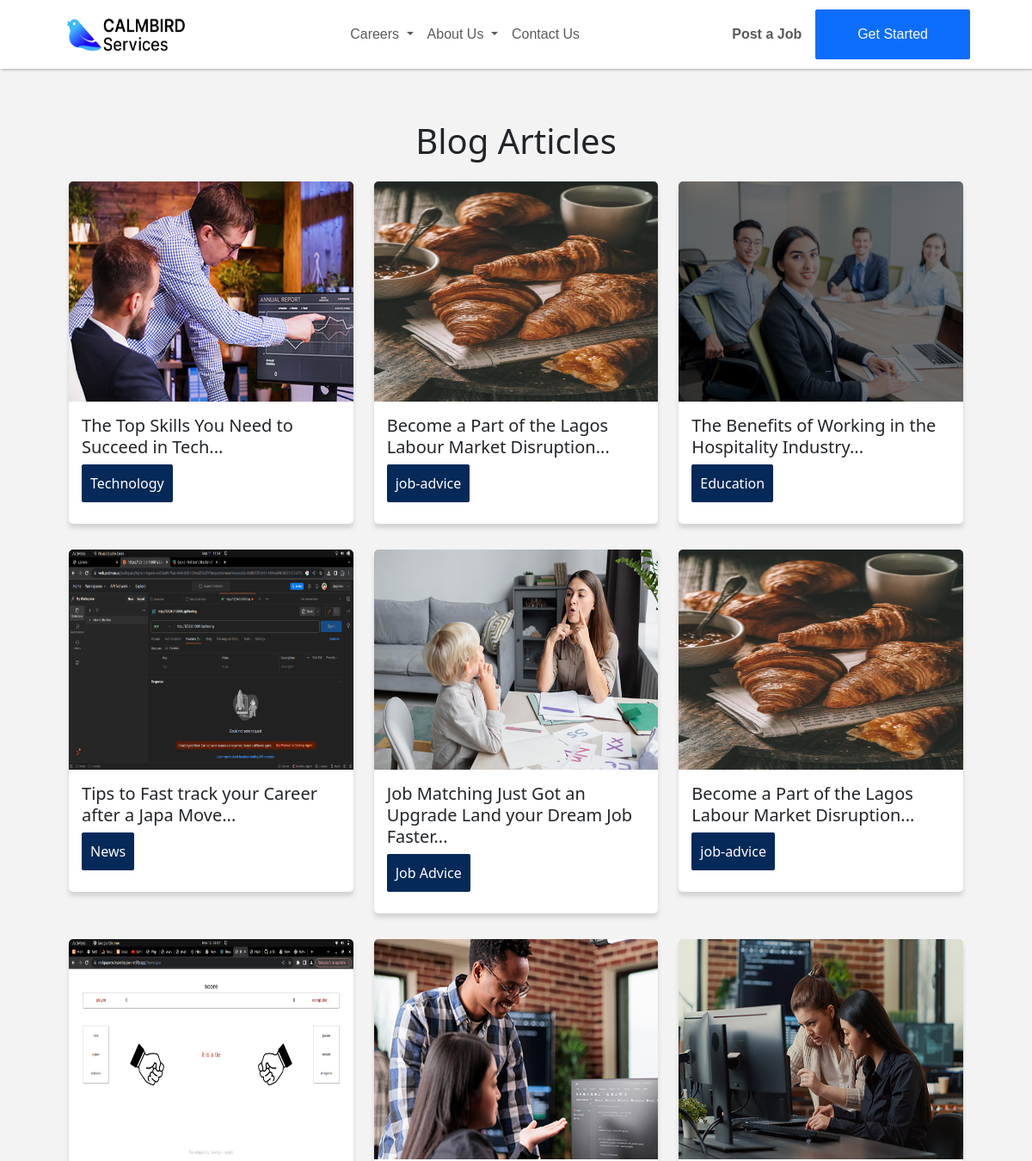
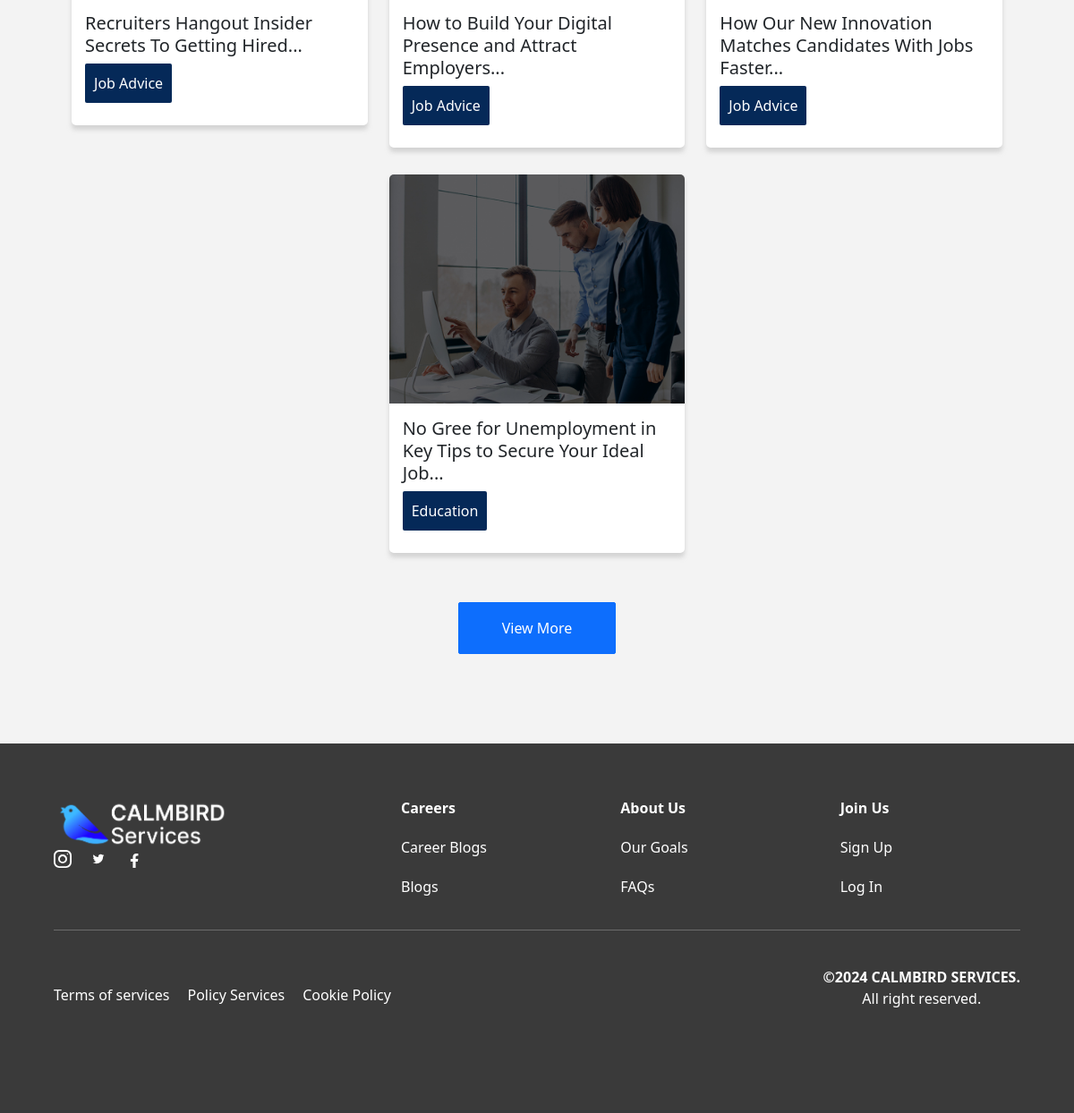
The page /pages/all-blogs.php on the database its author committed (2 pictures, top to bottom).
### tables this page shows
CREATE TABLE `blogs` (
  `id` int(11) NOT NULL,
  `blog_title` varchar(200) NOT NULL,
  `blog_category` varchar(200) NOT NULL,
  `blog_link` varchar(200) NOT NULL,
  `blog_thumbnail` varchar(200) NOT NULL,
  `status` varchar(11) NOT NULL,
  `uploaded_date` timestamp NOT NULL DEFAULT current_timestamp() ON UPDATE current_timestamp()
);

### components/show-all-blogs.php (the view, shortened to what this page needs)
<?php
require "../config/connect/connect.php";
    $sql = "SELECT * FROM `blogs` WHERE status = '1' ORDER BY RAND() LIMIT 12";
    $result = mysqli_query($con, $sql);
    if ($result  && mysqli_num_rows($result) > 0) {
        while ($row = mysqli_fetch_assoc($result)) {
            $blog_title = $row['blog_title'];
            $blog_category = $row['blog_category'];
            $blog_link = $row['blog_link'];
            $blog_thumbnail = $row['blog_thumbnail'];
            $blog_title = implode(' ', array_slice(str_word_count($blog_title, 1), 0, 15));
            echo '
            <div class="col-md-4 col-12">
                <div class="article_box">
                    <a href="'.$blog_link.'">
                        <img src="../resources/images/blog/blog'.$blog_thumbnail.'" alt="">
                        <div class="article_box-body">
                            <h1>'.$blog_title.'...</h1>
                            <p>'.$blog_category.'</p>
                        </div>
                    </a>
                </div>
            </div>
            ';
        }
    } else {
        echo '<div>No blogs available at the moment.</div>';
    }
?>

### pages/all-blogs.php (shortened to what this page needs)
<!DOCTYPE html>
<html lang="en">
<head>
    <link rel='stylesheet' type='text/css' media='screen' href='../resources/css/style.css'>
    <link href="https://cdn.jsdelivr.net/npm/bootstrap@5.3.2/dist/css/bootstrap.min.css" rel="stylesheet"
>
</head>
<body>
    <?php
        require "../components/nav.php";
    ?>
    <section class="career-body">
        <h1>Blog Articles</h1>
        <section class="article_body">
            <div class="row justify-content-center">
                <?php
                include '../components/show-all-blogs.php';
                ?>
            </div>
        </section>
        <button class="btn btn-primary" style="margin: 40px;"><a class="text-white text-decoration-none" href="../pages/all-blogs.php">View More</a></button>
    </section>
    <?php
        require "../components/footer.php";
    ?>
</body>
</html>

### components/nav.php (shortened to what this page needs)
<?php
    $active = null;
?>
<nav class="navbar navbar-expand-lg sticky-top">
    <div class="container-fluid">
        <a class="navbar-brand logo" href="../">
            <img src="../resources/images/logo.png" alt="">
        </a>
        <div class="collapse navbar-collapse" id="navbarSupportedContent">
            <ul class="navbar-nav mx-auto mb-2 mb-lg-0">
                <li class="nav-item dropdown">
                    <a class="nav-link dropdown-toggle" href="#" role="button" data-bs-toggle="dropdown"
                        aria-expanded="false">
                        Careers
                    </a>
                </li>
                <li class="nav-item dropdown">
                    <a class="nav-link dropdown-toggle" href="#" role="button" data-bs-toggle="dropdown"
                        aria-expanded="false">
                        About Us
                    </a>
                </li>
                <li class="nav-item">
                    <a class="nav-link " href="../pages/contact.php">
                        Contact Us
                    </a>
                </li>
            </ul>
            <?php
            if($active == null){
            ?>
            <ul class="navbar-nav mb-2 mb-lg-0 align-items-center">
                <li class="nav-item me-lg-2">
                    <a href="../pages/signup.php" class="nav-link"><b>Post a Job</b></a>
                </li>
                <li class="nav-item">
                    <button class="btn-primary btn">
                        <a class="text-light text-decoration-none" href="../pages/signup.php">Get Started</a>
                    </button>
                </li>
            </ul>
            <?php
                }
            ?>
        </div>
    </div>
</nav>

### components/footer.php
<footer>
        <div class="row justify-content-between">
            <div class="col-md-4">
                <div class="footer-logo-socials">
                    <img src="../resources/images/logo-white.png" class="footer-logo" alt="">
                    <div class="footer-socials">
                        <img src="../resources/images/svg/instagram.svg" alt="">
                        <img src="../resources/images/svg/twitter.svg" alt="">
                        <img src="../resources/images/svg/facebook.svg" alt="">
                    </div>
                </div>
            </div>
            <div class="col-md-8">
                <div class="row justify-content-between">
                    <div class="col-md-4">
                        <div class="footer-nav">
                            <p><b>Careers</b></p>
                            <p><a href="../pages/career.php">Career Blogs</a> </p>
                            <p><a href="../pages/all-blogs.php">Blogs</a></p>
                        </div>
                    </div>
                    <div class="col-md-4">
                        <div class="footer-nav footer-nav-second">
                            <p><b>About Us</b></p>
                            <p><a href="../pages/about.php">Our Goals</a></p>
                            <p><a href="../pages/about.php#faq">FAQs</a></p>
                        </div>
                    </div>
                    <div class="col-md-4">
                        <div class="footer-nav">
                            <p><b>Join Us</b></p>
                            <p><a href="../pages/signup.php">Sign Up</a></p>
                            <p><a href="../pages/login.php">Log In</a></p>
                        </div>
                    </div>
                </div>
            </div>
        </div>
        <hr>
        <div class="footer-flex">
            <div class="footer-terms">
                <p>Terms of services</p>
                <p>Policy Services</p>
                <p>Cookie Policy</p>
            </div>
            <p class="text-center"><b>&copy2024 CALMBIRD SERVICES. </b><br>All right reserved.</p>
        </div>
    </footer>

### resources/css/style.css (style rules this page uses)
* { margin: 0; padding: 0; box-sizing: border-box; }
a { text-decoration: none; }
.btn { display: flex; justify-content: center; align-items: center; }
.btn-primary { padding: 1rem 3rem !important; border-radius: 2px !important; }
.btn a { width: 100%; }
body { font-family: "Poppins", sans-serif; }
nav { padding: 10px 60px !important; background: white !important; font-family: "Poppins", sans-serif !important; box-shadow: 1px 1px 3px rgba(0, 0, 0, 0.3); z-index: 99999999 !important; }
nav .logo { color: #2f89fc; font-size: 30px; }
nav img { width: 150px; height: 50px; }
footer { width: 100%; padding: 60px; font-size: 15px; background: rgb(58, 58, 58); color: white; }
footer .footer-logo { width: 200px; }
footer .footer-flex { display: flex; justify-content: space-between; height: max-content; margin: 40px 0px; }
.footer-logo-socials { display: flex; flex-direction: column; justify-content: space-between; }
.footer-socials { display: flex; align-items: center; }
footer a { text-decoration: none; color: white; }
.footer-socials img { width: 20px; }
footer p { font-size: 12pt; }
footer .footer-terms { display: flex; align-items: center; }
.footer-terms :nth-child(n), .footer-socials :nth-child(n) { margin: 0px 10px; }
.footer-terms :first-child, .footer-socials :first-child { margin-left: 0px; }
.footer-nav { width: max-content; padding: 0px 20px; }
.footer-nav p { margin: 20px 0px; }
.footer-nav :first-child { margin-top: 0px; }
section.career-body { padding: 60px 80px; display: flex; flex-direction: column; align-items: center; background: rgb(243, 243, 243); }
section.article_body { width: 100%; display: flex; justify-content: center; flex-wrap: wrap; }
.article_box { margin: 15px 0px; background: white; display: flex; flex-direction: column; justify-content: space-between; border-radius: 5px; box-shadow: 0px 5px 5px rgba(192, 192, 192, 0.61); }
.article_box a { display: flex; flex-direction: column; justify-content: space-between; height: inherit; text-decoration: none; color: unset; }
.article_box-body { padding: 15px; }
.article_box h1 { font-size: 20px !important; line-height: 25px; }
.article_box p { color:white; background: #052958; padding: 10px; border-radius: 2px; width: fit-content; margin-bottom: 10px; }
.article_box img { width: 100%; height: 32vh; border-top-right-radius: 5px; border-top-left-radius: 5px; }
.article_box h1 { font-size: 28px; }

### rows shown on the page
blogs: blog_thumbnail (picture), blog_title "The Top Skills You Need to Succeed in Tech", blog_category "Technology"
blogs: blog_thumbnail (picture), blog_title "Become a Part of the Lagos Labour Market Disruption", blog_category "job-advice"
blogs: blog_thumbnail (picture), blog_title "The Benefits of Working in the Hospitality Industry", blog_category "Education"
blogs: blog_thumbnail (picture), blog_title "Tips to Fast track your Career after a Japa Move", blog_category "News"
blogs: blog_thumbnail (picture), blog_title "Job Matching Just Got an Upgrade Land your Dream Job Faster", blog_category "Job Advice"
blogs: blog_thumbnail (picture), blog_title "Become a Part of the Lagos Labour Market Disruption", blog_category "job-advice"
blogs: blog_thumbnail (picture), blog_title "Recruiters Hangout Insider Secrets To Getting Hired", blog_category "Job Advice"
blogs: blog_thumbnail (picture), blog_title "How to Build Your Digital Presence and Attract Employers", blog_category "Job Advice"
blogs: blog_thumbnail (picture), blog_title "How Our New Innovation Matches Candidates With Jobs Faster", blog_category "Job Advice"
blogs: blog_thumbnail (picture), blog_title "No Gree for Unemployment in Key Tips to Secure Your Ideal Job", blog_category "Education"
